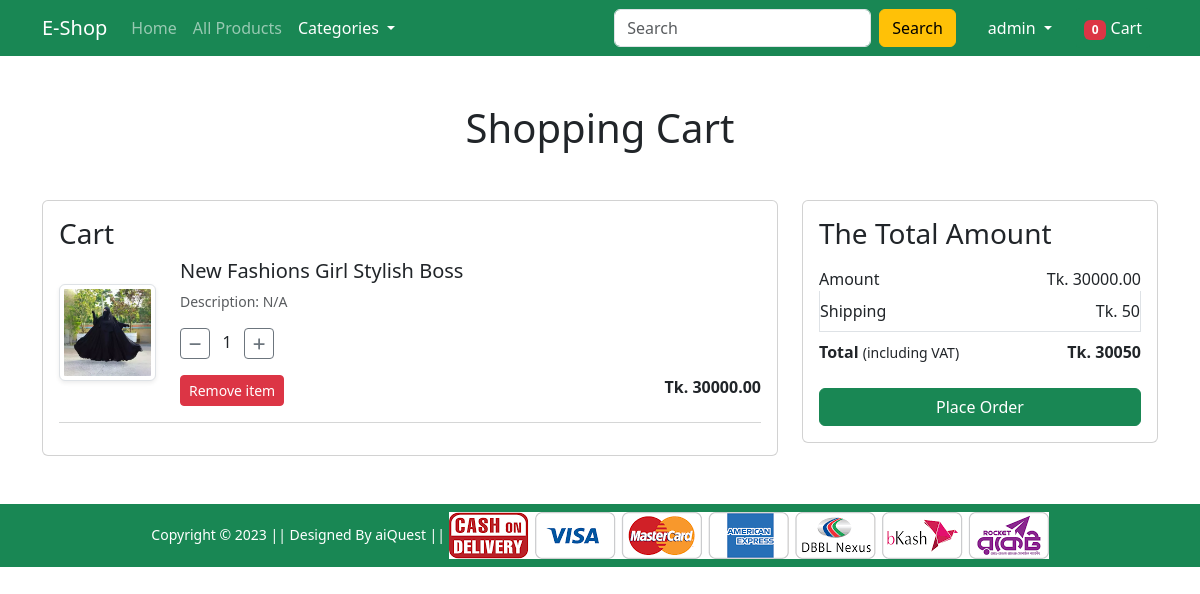
Screenshot of /cart/cart-detail/ (signed in) with the database file from the repository.
### cart/models.py (models this page shows, shortened)
class Cart(models.Model):
    user = models.ForeignKey(User, on_delete=models.CASCADE)
    product = models.ForeignKey(Product, on_delete=models.CASCADE)
    quantity = models.PositiveIntegerField(default=1)
    paid = models.BooleanField(default=False)
    created_at = models.DateTimeField(auto_now_add=True)
    updated_at = models.DateTimeField(auto_now=True)
    class Meta:
        ordering = ['id']  # oldest cart items first
        verbose_name_plural = '01. Carts'
    @property
    def subtotal(self):
        return self.product.sale_price * self.quantity

### store/models.py (models this page shows, shortened)
class Product(models.Model):
    category = models.ForeignKey(Category, on_delete=models.CASCADE)
    brand = models.ForeignKey(Brand, on_delete=models.CASCADE)
    title = models.CharField(max_length=150, unique=True)
    slug = models.SlugField(max_length=150, unique=True, null=True, blank=True)
    old_price = models.DecimalField(decimal_places=2, max_digits=10, default=1000.00)
    sale_price = models.DecimalField(decimal_places=2, max_digits=10, default=500.00)
    available_stock = models.PositiveIntegerField(validators=[MaxValueValidator(50)], default=0)
    discount_percent = models.PositiveIntegerField(validators=[MinValueValidator(0), MaxValueValidator(100)], default=0)
    keyword = models.TextField(default='N/A')
    description = models.TextField(default='N/A')
    image = models.ImageField(upload_to='products/%Y/%m/%d/')
    STATUS_CHOICES = (('ACTIVE', 'Active'), ('INACTIVE', 'Inactive'))
    status = models.CharField(max_length=8, choices=STATUS_CHOICES, default='ACTIVE')
    created_date = models.DateTimeField(auto_now_add=True)
    updated_date = models.DateTimeField(auto_now=True)
    class Meta:
        ordering = ['id']
        verbose_name_plural = '03. Products'

### cart/views.py (the view)
# urls.py: path('cart-detail/', CartDetailView.as_view(), name='cart-detail'),
@method_decorator(never_cache, name='dispatch')
class CartDetailView(LoginRequiredMixin, generic.View):
    login_url = reverse_lazy('sign-in')
    def get(self, request):
        cart_items = Cart.objects.filter(user=request.user, paid=False)
        cart_total = sum(item.subtotal for item in cart_items)
        shipping_cost = 50
        context = {
            "cart_items": cart_items,
            "cart_total": cart_total,
            "shipping_cost": shipping_cost,
        }
        return render(request, 'cart/cart-detail.html', context)

### accounts/mixing.py (called while the page is built)
    def dispatch(self, request, *args, **kwargs):
        if not request.user.is_authenticated:
            return redirect('home')
        return super().dispatch(request, *args, **kwargs)

### store/context_processors.py (called while the page is built)
def get_filters(request):
    categories = Category.objects.filter(status='ACTIVE')
    return {
        'categories': categories,
    }

### templates/cart/cart-detail.html (shortened to what this page needs)
{% extends "base.html" %}
{% load static %}
{% block main_content %}
<div class="container my-5">
    <div class="row">
        <h1 class="text-center mb-5">Shopping Cart</h1>
        <div class="col-sm-8">
            <div class="card">
                <div class="card-body">
                    <h3>Cart</h3>
                    {% if cart_items %}
                        {% for cart_item in cart_items %}
                        <div class="row mb-3">
                            <div class="col-sm-2 text-center align-self-center">
                                <img src="{{ cart_item.product.image.url }}" alt="{{ cart_item.product.title|title }}"
                                     class="img-fluid img-thumbnail shadow-sm">
                            </div>
                            <div class="col-sm-10">
                                <h5>{{ cart_item.product.title|title }}</h5>
                                <p class="mb-2 text-muted small">Description: {{ cart_item.product.description }}</p>
                                <div class="my-3 d-flex align-items-center">
                                    <form method="post" action="{% url 'qty-inc-dec' %}">
                                        <button type="submit" name="action" value="dec" class="btn btn-sm btn-outline-secondary">
                                            <i class="fa fa-minus"></i>
                                        </button>
                                        <span class="mx-2">{{ cart_item.quantity }}</span>
                                        <button type="submit" name="action" value="inc" class="btn btn-sm btn-outline-secondary">
                                            <i class="fa fa-plus"></i>
                                        </button>
                                    </form>
                                </div>
                                <div class="d-flex justify-content-between">
                                    <form method="post" action="">
                                        <button type="submit" class="btn btn-sm btn-danger text-white">
                                            Remove item
                                        </button>
                                    </form>
                                    <p class="mb-0"><strong>Tk. {{ cart_item.subtotal }}</strong></p>
                                </div>
                            </div>
                        </div>
                        <hr class="text-muted">
                        {% endfor %}
                    {% else %}
                        <p>Your cart is empty.</p>
                    {% endif %}
                </div>
            </div>
        </div>
        <div class="col-sm-4">
            <div class="card">
                <div class="card-body">
                    <h3>The Total Amount</h3>
                    <ul class="list-group">
                        <li class="list-group-item d-flex justify-content-between align-items-center border-0 px-0 pb-0">
                            Amount <span>Tk. {{ cart_total }}</span>
                        </li>
                        <li class="list-group-item d-flex justify-content-between align-items-center px-0">
                            Shipping <span>Tk. {{ shipping_cost }}</span>
                        </li>
                        <li class="list-group-item d-flex justify-content-between align-items-center border-0 px-0 mb-3">
                            <div>
                                <strong>Total</strong> <small>(including VAT)</small>
                            </div>
                            <span><strong>Tk. {{ cart_total|add:shipping_cost }}</strong></span>
                        </li>
                    </ul>
                    <div class="d-grid">
                        <a href="{% url 'checkout' %}" class="btn btn-success">Place Order</a>
                    </div>
                </div>
            </div>
        </div>
    </div>
</div>
{% endblock main_content %}

### templates/base.html (shortened to what this page needs)
<!doctype html>
{% load static %}
<html lang="en">
<head>
    <link href="https://cdn.jsdelivr.net/npm/bootstrap@5.3.8/dist/css/bootstrap.min.css" rel="stylesheet">
    <link rel="stylesheet" href="{% static 'assets/css/owl.carousel.min.css' %}">
    <link rel="stylesheet" href="{% static 'assets/css/all.min.css' %}">
    <link rel="stylesheet" href="{% static 'assets/css/style.css' %}">
    <link rel="stylesheet" href="{% static "assets/css/main.css" %}">
</head>
<body>
    <nav class="navbar navbar-expand-lg navbar-dark bg-success">
        <div class="container">
            <a class="navbar-brand" href="{% url 'home' %}">E-Shop</a>
            <div class="collapse navbar-collapse" id="navbarSupportedContent">
                <ul class="navbar-nav me-auto mb-2 mb-lg-0">
                    <li class="nav-item">
                        <a class="nav-link {% if request.resolver_match.url_name == 'home' %}active{% endif %}" href="{% url 'home' %}">Home</a>
                    </li>
                    <li class="nav-item">
                        <a class="nav-link {% if request.resolver_match.url_name == 'products-lists' %}active{% endif %}" href="{% url 'products-lists' %}">All Products</a>
                    </li>
                    <li class="nav-item dropdown">
                        <a class="nav-link dropdown-toggle  text-white" href="#" id="categoriesDropdown" role="button" data-bs-toggle="dropdown" aria-expanded="false">
                            Categories
                        </a>
                    </li>
                </ul>
                <form class="d-flex me-3" method="get" action="">
                    <input class="form-control me-2" type="search" name="q" placeholder="Search" aria-label="Search">
                    <button class="btn btn-warning" type="submit">Search</button>
                </form>
                <ul class="navbar-nav mb-2 mb-lg-0">
                    <li class="nav-item dropdown mx-2">
                        <a class="nav-link dropdown-toggle text-white" href="#" id="profileDropdown" role="button" data-bs-toggle="dropdown" aria-expanded="false">
                            {{ request.user.username|default:"Profile" }}
                        </a>
                    </li>
                    <li class="nav-item mx-2">
                        {% if request.user.is_authenticated %}
                        <a href="{% url 'cart-detail' %}" class="nav-link text-white {% if request.resolver_match.url_name == 'cart-detail' %}active{% endif %}">
                            <span class="badge bg-danger">{{ cart_count|default:0 }}</span> Cart
                        </a>
                        {% else %}
                            <a href="{% url 'sign-in' %}" class="nav-link text-white {% if request.resolver_match.url_name == 'sign-in' %}active{% endif %}">
                            <span class="badge bg-danger">0</span> Cart
                        </a>
                        {% endif %}
                    </li>
                </ul>
            </div>
        </div>
    </nav>
    {% block main_content %} {% endblock main_content %}
    <footer class="container-fluid bg-success text-center p-2 mt-5">
        <small class="text-white">Copyright &copy; 2023 || Designed By aiQuest || </small>
        <img src="{% static 'assets/images/paymentlogo.png' %}" alt="" srcset="" class="img-fluid" height="2px">
    </footer>
</body>

### static/assets/css/main.css (style rules this page uses)
.navbar .nav-link.active { background-color: #198754; border-radius: 0.25rem; }

### rows the page displays
Cart: product.image (picture), product "New Fashions Girl Stylish Boss", product.description "N/A", quantity "1", subtotal "30000.00"

### other values shown
{{ request.user.username|default:"Profile" }} "admin"
{{ cart_count|default:0 }} "0"
{{ cart_total }} "30000.00"
{{ shipping_cost }} "50"
{{ cart_total|add:shipping_cost }} "30050"
